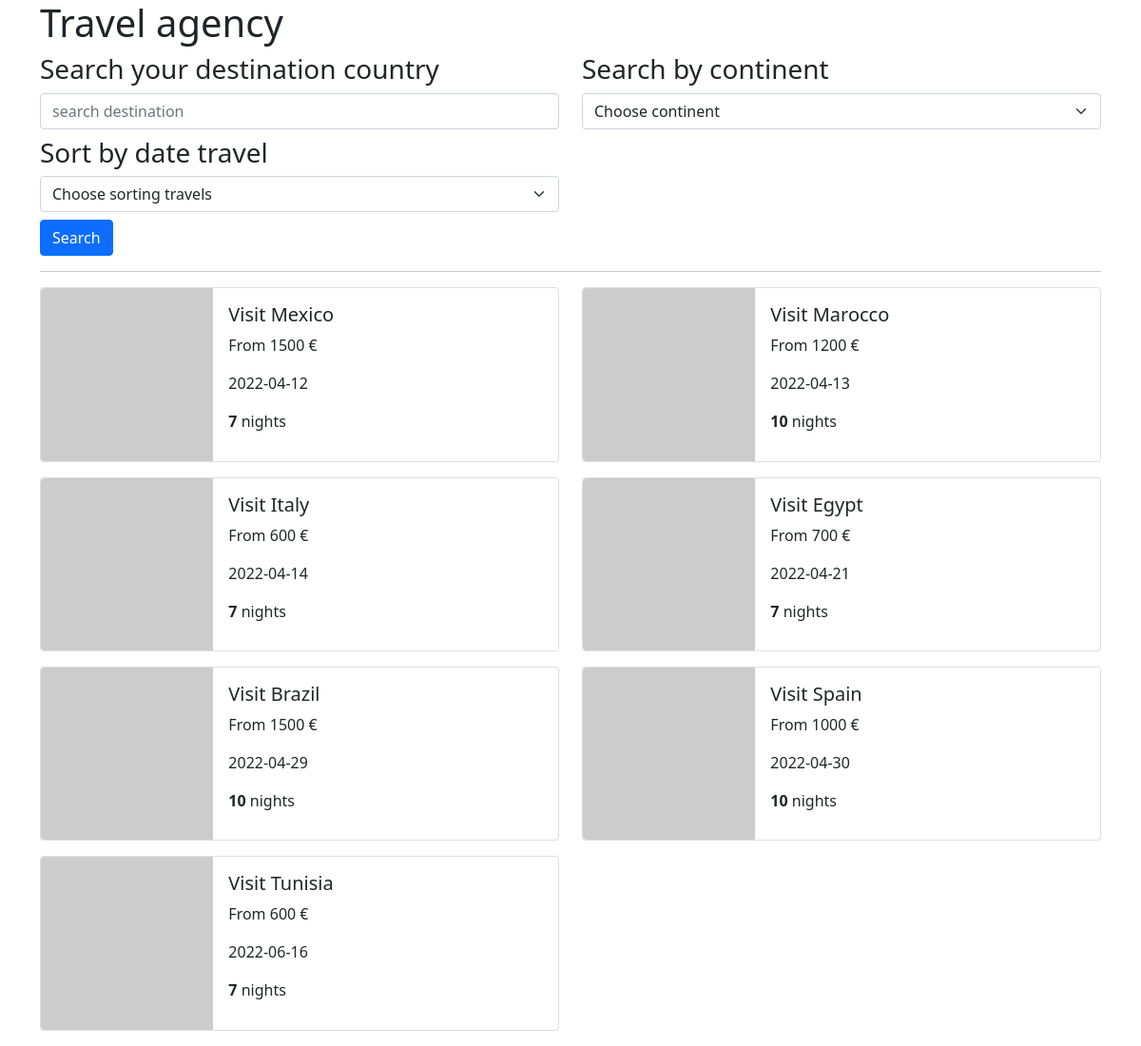
The page / on the database its author committed.
### tables this page shows
CREATE TABLE `travel` (
  `id` int(11) NOT NULL,
  `destination` varchar(255) NOT NULL,
  `image` varchar(255) NOT NULL,
  `price` float NOT NULL,
  `start_date` date NOT NULL,
  `duration` int(11) NOT NULL,
  `continent_id` int(11) NOT NULL
);

### controllers/TravelController.php (called while the page is built, shortened)
<?php
require_once '.\models\TravelManager.php';
class TravelController {
  private $travelManager;
  public function __construct()
  {
    $this->travelManager = new TravelManager();
  }
  public function showHomePage(string $country, int $continent_id, string $sortingDate)
  {
    $travels = $this->travelManager->getTravels($country, $continent_id, $sortingDate);
    require_once '.\views\home.view.php';
  }
}

### index.php (called while the page is built)
<?php
require_once __DIR__ . '\controllers\TravelController.php';
$travelController = new TravelController();
$destination = $_GET['q'] ?? "";
$continent_id = $_GET['continent'] ?? 0;
$sortingDate =  $_GET['date'] ?? "";
$travelController->showHomePage($destination, $continent_id, $sortingDate);

### models/TravelManager.php (called while the page is built, shortened)
<?php
require_once 'Database.php';
require_once 'TravelModel.php';
class TravelManager extends Database {
  public function getTravels(string $country, int $continent_id, string $sortingDate)
  {
    $query = "SELECT * FROM travel";
    if (!in_array($sortingDate, ['ASC', 'DESC'])) {
      $sortingDate = "ASC";
    }
    $query .=  " ORDER BY start_date " . $sortingDate;
    $stmt = $this->getConnection()->prepare($query);
    $stmt->execute();
    $stmt->setFetchMode(PDO::FETCH_CLASS, 'TravelModel');
    $result = $stmt->fetchAll();
    return $result;
  }
}

### models/Database.php (called while the page is built)
<?php
  abstract class Database {
    private $conn;
    protected function getConnection()
    {
      if ($this->conn == null) {
        try {
          $this->conn = new PDO('mysql:dbname=travel-agency;host=localhost', 'root', '');
        }
        catch(Exception $e) {
          echo $e->getMessage();
        }
      }
      return $this->conn;
    }
  }

### models/TravelModel.php (called while the page is built)
<?php
class TravelModel {
  private $destination;
  private $start_date;
  private $image;
  private $price;
  private $duration;
  public function getDetination()
  {
    return $this->destination;
  }
  public function getImage()
  {
    return $this->image;
  }
  public function getStart_date()
  {
    return $this->start_date;
  }
  public function getPrice()
  {
    return $this->price;
  }
  public function getDuration()
  {
    return $this->duration;
  }
}

### views/home.view.php (the view, shortened to what this page needs)
<h1>Travel agency</h1>
<form action="">
  <div class="row">
    <div class="col-md-6">
      <h3>Search your destination country</h3>
      <div class="form-group">
        <input class="form-control mb-2" type="text" placeholder="search destination" name="q" value="<?= htmlentities($country) ?>">
      </div>
    </div>
    <div class="col-md-6">
      <h3>Search by continent</h3>
      <div class="form-group">
        <select class="form-select" aria-label="Default select example" name="continent" onchange="submit()">
          <option value="0" selected>Choose continent</option>
        </select>
      </div>
    </div>
    <div class="col-md-6">
      <h3>Sort by date travel</h3>
      <div class="form-group">
        <select class="form-select" aria-label="Default select example" name="date" onchange="submit()">
          <option value="">Choose sorting travels</option>
        </select>
      </div>
    </div>
  </div>
   <button class="btn btn-primary mt-2" type="submit">Search</button>
</form>
<hr class="border-2">
<div class="row mt-3">
  <?php foreach ($travels as $travel): ?>
    <div class="col-md-6">
      <div class="card mb-3">
        <div class="row g-0">
          <div class="col-md-4">
            <img src="<?= $travel->getImage() ?>" class="img-fluid rounded-start" alt="Travel image">
          </div>
          <div class="col-md-8">
            <div class="card-body">
              <h5 class="card-title">Visit <?= $travel->getDetination() ?></h5>
              <p class="card-text">From <?= $travel->getPrice()?> €</p>
              <p class="card-text"><?= $travel->getStart_date() ?></p>
              <p class="card-text"><strong><?= $travel->getDuration() ?></strong> nights</p>
            </div>
          </div>
        </div>
      </div>
    </div>
  <?php endforeach ?>
</div>
<?php
  $content = ob_get_clean();
  ?>
<?php require_once 'layout.view.php'; ?>

### views/layout.view.php (shortened to what this page needs)
<!DOCTYPE html>
<html lang="en">
<head>
  <link href="https://cdn.jsdelivr.net/npm/bootstrap@5.1.3/dist/css/bootstrap.min.css" rel="stylesheet">
</head>
<body>
  <div class="container">
    <?= $content ?>
  </div>
</body>
</html>

### rows shown on the page
travel: destination "Mexico", price "1500", start_date "2022-04-12", duration "7"
travel: destination "Marocco", price "1200", start_date "2022-04-13", duration "10"
travel: destination "Italy", price "600", start_date "2022-04-14", duration "7"
travel: destination "Egypt", price "700", start_date "2022-04-21", duration "7"
travel: destination "Brazil", price "1500", start_date "2022-04-29", duration "10"
travel: destination "Spain", price "1000", start_date "2022-04-30", duration "10"
travel: destination "Tunisia", price "600", start_date "2022-06-16", duration "7"
